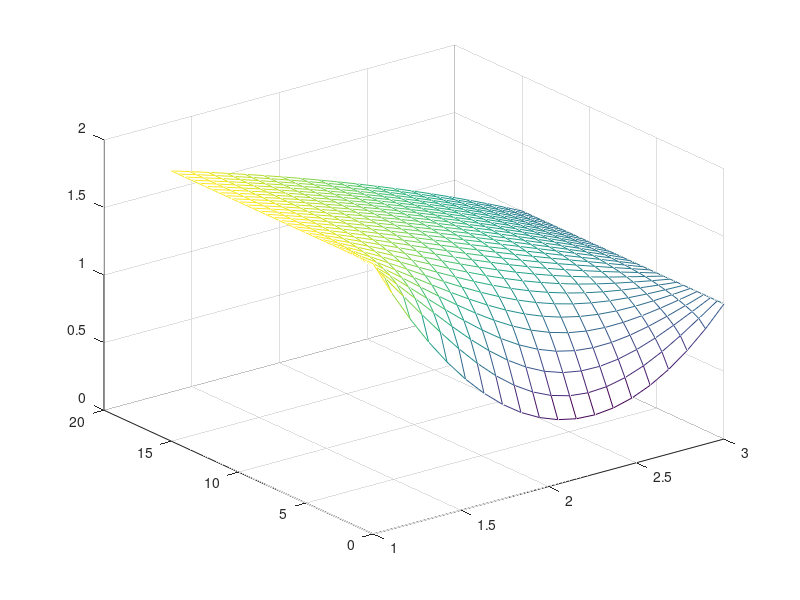
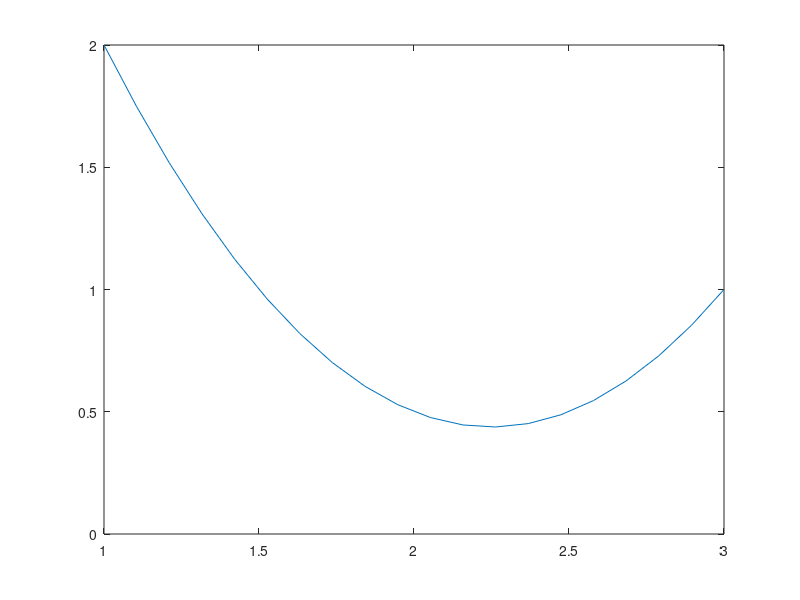

These charts were generated, in order, by the following MATLAB code:

%https://arxiv.org/ftp/arxiv/papers/1811/1811.06337.pdf

function main
rho=1; Cp=1; kappa0=0.1; chi=0.5;
M=31;N=20% N=41;
tEnd=15; tau=tEnd/(M-1);
a=1; b=3; h=(b-a)/(N-1);
alpha=2; beta=1;
x=zeros(N,1);
u0=zeros(N,1);
for i=1:N
 x(i)=a+(i-1)*h;
 u0(i)=2-(x(i)-1)/2+(x(i)-1)*(x(i)-3);
 end
t=zeros(M,1);
for n=1:M
 t(n)=(n-1)*tau;
end
u_1=zeros(N,1); u=zeros(N,1);
uNext=zeros(N,1); G=zeros(N,1);
L=zeros(N,N); L(1,1)=1; L(N,N)=1;
U=zeros(N,M); U(:,1)=u0;
for n=2:M
 u=U(:,n-1); u_1=U(:,n-1);
 eps=1;
 while(eps>0.0001)
 G(1)=u(1)-alpha;
 G(N)=u(N)-beta;
 for i=2:N-1
 k=kappa0*exp(chi*u(i));
 Dk=chi*k;
 D2k=chi*Dk;
 v=(u(i+1)-u(i-1))/(2*h);
 A=rho*Cp/tau;
 phi=A*(u(i)-u_1(i))-Dk*v*v;
 f=phi/k;
 q=(-f*Dk+A-D2k*v*v)/k;
 p=-2*Dk*v/k;
 G(i)=u(i+1)-2*u(i)+u(i-1)-h*h*f;
 L(i,i-1)=1+0.5*h*p;
 L(i,i)=-2-h*h*q;
 L(i,i+1)=1-0.5*h*p;
 end
 uNext=u-L\G;
 eps=sqrt(h*(uNext-u)'*(uNext-u));
 u=uNext;
 end
 U(:,n)=u;
end
 figure(1)
 mesh(x,t,U');
 figure(4)
 plot(x,u0)
end
